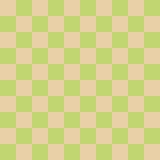

A level layout from a 2D game, rendered from its tile map. Below: a short description, then the map file with its tile-grid data intact:
An orthogonal 10x10 tile map with 16x16 px tiles, 1 tile layer (Tile Layer 1), 2 tilesets.

<map version="1.10" tiledversion="1.11.2" orientation="orthogonal" renderorder="right-down" width="10" height="10" tilewidth="16" tileheight="16" infinite="0" nextlayerid="2" nextobjectid="1">
 <tileset firstgid="1" name="Grass" tilewidth="16" tileheight="16" tilecount="77" columns="11">
  <image source="Grass.png" width="176" height="112" />
 </tileset>
 <tileset firstgid="78" name="Tilled_Dirt_v2" tilewidth="16" tileheight="16" tilecount="77" columns="11">
  <image source="Tilled_Dirt_v2.png" width="176" height="112" />
 </tileset>
 <layer id="1" name="Tile Layer 1" width="10" height="10">
  <data encoding="csv">
90,13,90,13,90,13,90,13,90,13,
13,90,13,90,13,90,13,90,13,90,
90,13,90,13,90,13,90,13,90,13,
13,90,13,90,13,90,13,90,13,90,
90,13,90,13,90,13,90,13,90,13,
13,90,13,90,13,90,13,90,13,90,
90,13,90,13,90,13,90,13,90,13,
13,90,13,90,13,90,13,90,13,90,
90,13,90,13,90,13,90,13,90,13,
13,90,13,90,13,90,13,90,13,90
</data>
 </layer>
</map>
